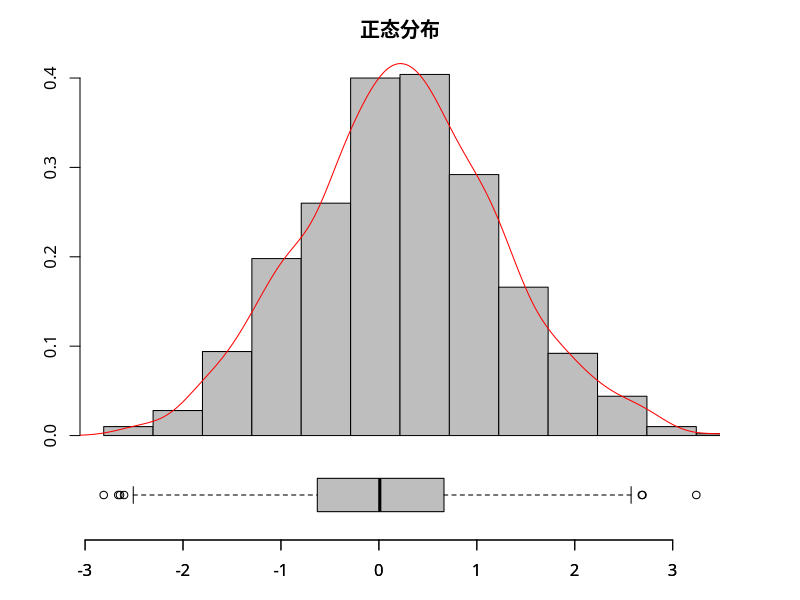

Write the R code that produced this figure.
## ---- chunk 1
knitr::opts_chunk$set(echo = TRUE)
## ---- chunk 2
score <- list(name="李明", id = "PB1", age=19, scores=c(85, 76, 90))
## ---- chunk 3
age <- score$age
birth_year <- 2024 - age
print(birth_year)
## ---- chunk 4
y <- score$scores
average_score <- mean(y)
print(average_score)
## ---- chunk 5
score$is_excellent <- average_score > 85
## ---- chunk 6
library(dplyr)
pat1 <- read.csv("covid19.csv", encoding = "UTF-8")
pat1 %>% 
  arrange(入院时间) %>% 
  slice(1:3)
## ---- chunk 7
pat1$性别[pat1$性别 == ""] <- NA
pat1 <- pat1 %>% filter(!is.na(性别))
## ---- chunk 8
# 按分型
pat1 %>% group_by(分型) %>% summarise(出院人数 = n())

# 按出院时间
pat1 %>% group_by(出院时间) %>% summarise(出院人数 = n())
## ---- chunk 9
pat1 <- pat1 %>% filter(入院时间 <= 出院时间)

pat1 <- pat1 %>% mutate(住院时间 = as.numeric(出院时间 - 入院时间) + 1)

pat1_summary <- pat1 %>%
  group_by(分型) %>%
  summarise(
    平均住院时间 = mean(住院时间),
    最长住院时间 = max(住院时间),
    最短住院时间 = min(住院时间)
  )

print(pat1_summary)
## ---- chunk 10
pat1 <- pat1 %>% 
  mutate(年龄段 = cut(年龄, breaks = c(-Inf, 18, 45, 60, 70, Inf), labels = c("0-18", "19-45", "46-60", "61-70", "70以上")))
## ---- chunk 11
年龄性别分布 <- pat1 %>% 
  count(年龄段, 性别) %>% 
  mutate(百分比 = round(n / sum(n) * 100, 1))
write.csv(年龄性别分布, "年龄性别分布.csv", row.names = FALSE)
## ---- chunk 12
pat2 <- read.csv("covid19-3.csv")
colnames(pat2)
head(pat2, 3)
## ---- chunk 13
pat <- full_join(pat1, pat2, by = "序号")
## ---- chunk 14
top3_jobs <- pat %>%
  count(职业) %>%
  arrange(desc(n)) %>%
  slice(1:3) %>%
  pull(职业)

pat %>%
  filter(职业 %in% top3_jobs) %>%
  group_by(职业) %>%
  summarise(
    住院时间不超过10天 = sum(住院时间 <= 10, na.rm = TRUE),
    住院时间超过10天 = sum(住院时间 > 10, na.rm = TRUE),
    平均年龄 = mean(年龄, na.rm = TRUE)
  )
## ---- chunk 15
set.seed(123)
par(family = "STHeiti")
samples <- rnorm(1000, mean = 0, sd = 1)
layout(matrix(1:2, nrow = 2, byrow = TRUE), heights = c(30, 10))
par(mar = c(0, 4, 3, 4))
hist(samples, prob = TRUE, main = "正态分布", xaxt = 'n', xlab = "", ylab = "", xlim = c(-3, 3), col = "gray")
lines(density(samples), col = "red")
par(mar = c(3, 4, 0, 4))
boxplot(samples, horizontal = TRUE, col = "gray", xlab = "", main = "", frame.plot = FALSE)
axis(1)
